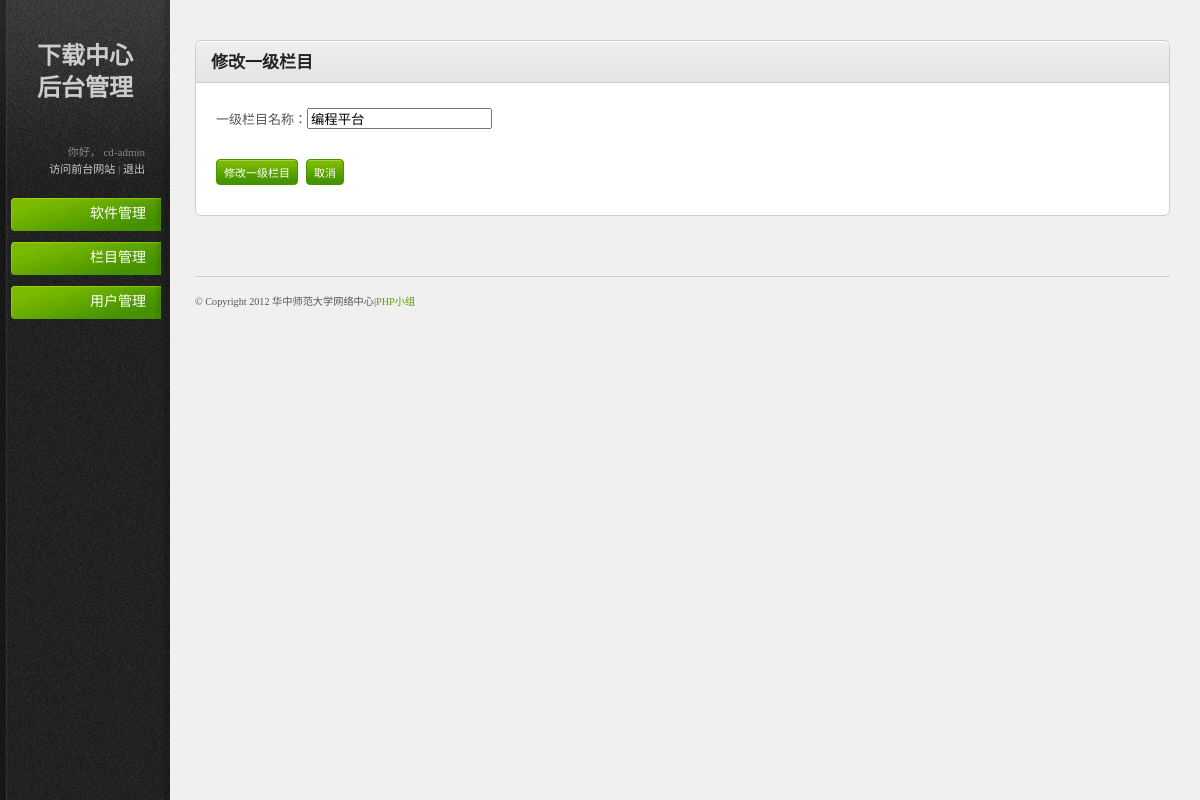
The app's page /cd-admin/edit_term.php?term_id=53 (signed in), older data.
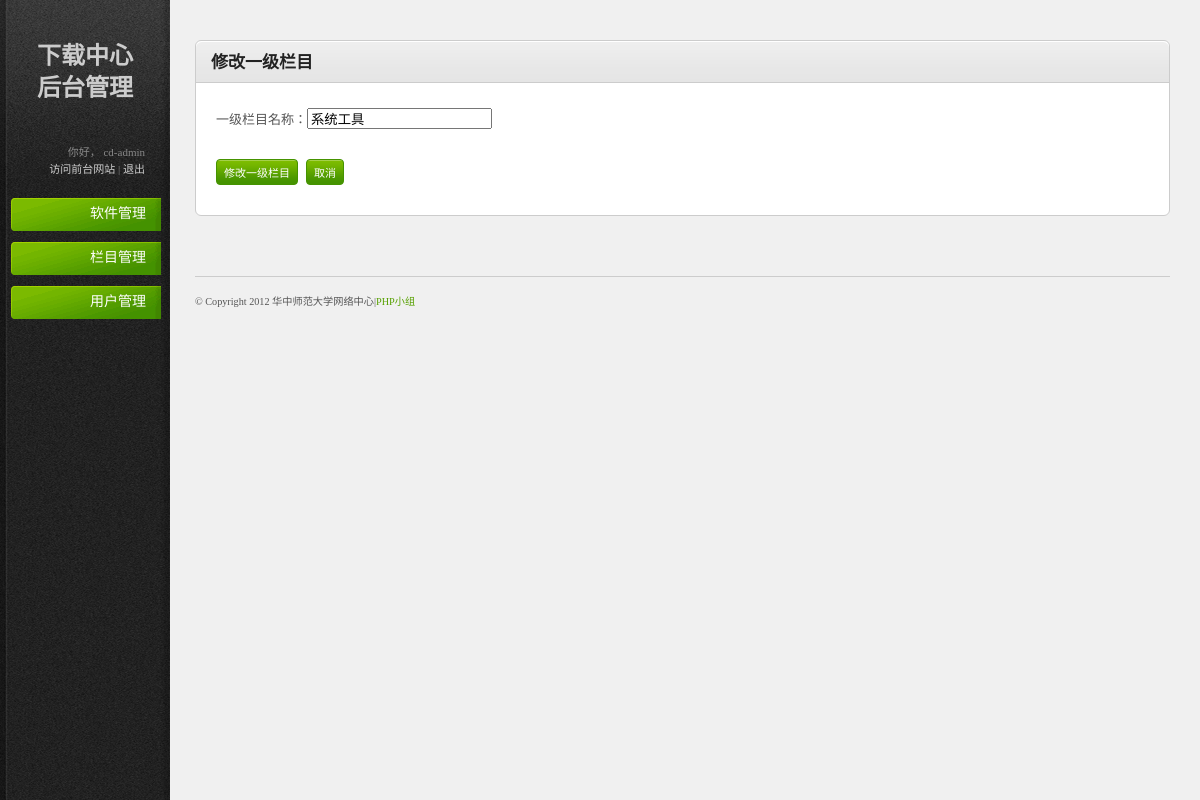
The same page, newer data.
### tables this page shows
CREATE TABLE IF NOT EXISTS `cd_terms` (
  `term_id` bigint(6) unsigned NOT NULL AUTO_INCREMENT,
  `term_name` varchar(10) NOT NULL,
  `term_rank` bigint(6) unsigned NOT NULL,
  `down_count` bigint(6) unsigned NOT NULL,
  PRIMARY KEY (`term_id`)
);

### htdocs/cd-admin/edit_term.php (the view, shortened to what this page needs)
<?php
require_once ('./includes/menu.php');
?>
<?php
if (isset($_GET['term_id'])){
	$term_id = $_GET['term_id'];
}
$sql = 'SELECT te.term_name FROM `cd_terms` te WHERE term_id = '.$term_id;
$result = mysql_query($sql) or die(mysql_error());
$row = mysql_fetch_assoc($result);
?>
<h3>修改一级栏目</h3>
</div>
<div class="content-box-content">
<div class="tab-content default-tab" >
<form method="post" action="transact_sorts.php" id="form1">
<p>一级栏目名称：<input type="text" name="term" id="term" class="" value ="<?php echo $row['term_name']; ?>"/></p>
<br/>
<p><input type="submit" name="action" value="修改一级栏目" class="button" style="margin-right:8px;"/><input type="submit" name="action" value="取消" class="button" /></p>
</form>
</div>

Row changes from the older to the newer data that the page shows:
changed cd_terms: term "编程平台" → "系统工具"
